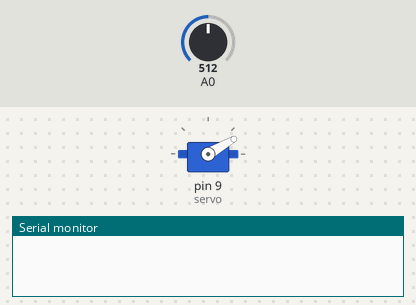
A sketch run on a simulated Arduino Uno, built with avr-gcc and run on an emulated ATmega328P. Parts: servo, the last lines printed to the serial monitor. Inputs (shaded band) come from the test bench; at power-on: A0 = 512.

Above: at 1.2 s.
1.3 s: A0 set to 76
2.8 s: A0 set to 62
At 2.95 s:
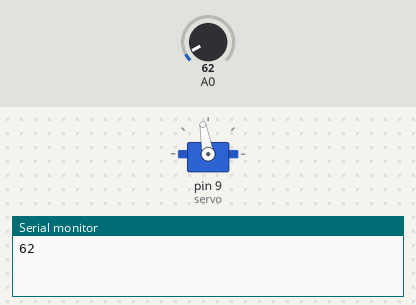
5.8 s: A0 set to 80
Timing chart, 0 to 8.8 s (numbered marks = the images above; inputs shaded):
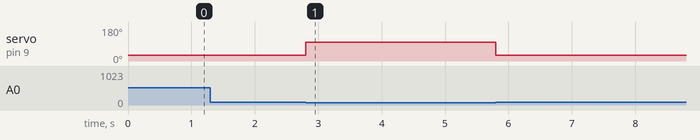

The sketch:

nobird_dino.ino
```cpp
#include <Servo.h>

int key_min = 20;
int count =0;
int key_max = 70  ;
Servo servo;
void setup() {
  // put your setup code here, to run once:
  Serial.begin(9600);
  servo.attach(9);
  servo.write(30);
}

void loop()
{
  int light = analogRead(A0);
  if (light < key_max && light > key_min) //처음 시작
  {
    count += 1;
    servo.write(100);
    Serial.println(light);
    if(count<=10)
    {
      delay(300);
    }
    if(count<=15 && count>10)
    {
      delay(200);
    }
    if(count<=20 && count>15)
    {
      delay(100);
    }
    if(count<=25 && count>20)
    {
      delay(70);
    }
    if(count<=30 && count>25)
    {
      delay(35);
    }
    if(count<=35 && count>30)
    {
      delay(20);
    }
      if(count<=40 && count>35)
    {
      delay(10);
    }
        if(count<=43 && count>40)
    {
      delay(5);
    }
          if(count<=50 && count>43)
    {
      delay(1);
    }
    // if(count<=35 && count>30)
    // {
    //   delay(20);
    // }
    servo.write(30);
  }
  // if(light>70 && light <75){
  //   servo.write(10);
  // }
}
```

Measured:
- the behaviour switches between 70 and 69 on A0 (found by bisection; images 0 and 1)
- after the input at 1.3 s, every drawn part: stays the same
- after the input at 2.8 s, servo on pin 9 (servo): 30° → 100° at once
